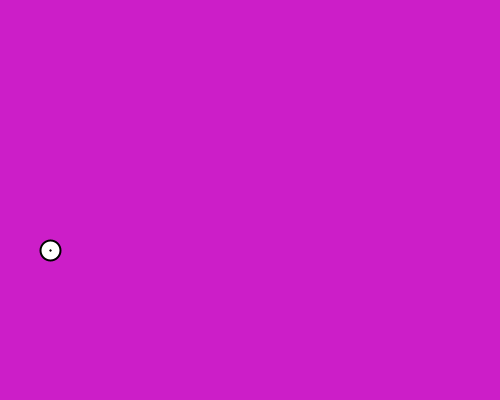
Frame 1 (no input)
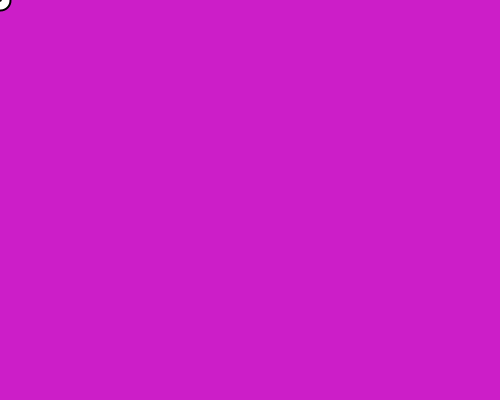
Frame 60 (the mouse pressed at the canvas centre just before this capture)
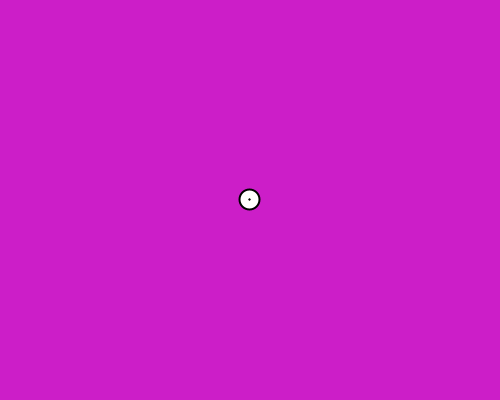
Frame 120 (the mouse held since frame 60 and released just before this capture)

The Processing sketch that drew these frames (run headless with seeded random() and noise(); from frame 60 on, the mouse is pressed at the canvas centre):

// Processing sketch: Gravity
// ── Gravity.pde
float yPos = 250;
float xPos = 50;
int grav = 1;
float ySpeed = 0;
float xSpeed = 0;
float diameter = 20;
float yTarget = mouseY;
float xTarget = mouseX;
float pValue = 0.1;
float ySpeedPrevious;
float xSpeedPrevious;
void setup()
{
  background(204, 30,200);
  size (500,400);
  circle(300,yPos,20);
  frameRate(30);
}
void draw()
{
    xTarget = mouseX;
    yTarget = mouseY;
    background(204, 30,200);
    strokeWeight(2);
    circle(xPos,yPos,diameter);
    line(xPos ,yPos, (xPos + xSpeed*5), yPos);
    line(xPos ,yPos, xPos, (yPos + ySpeed*5));
    ySpeed = (yTarget-yPos)*pValue;
    xSpeed = (xTarget-xPos)*pValue;
    yPos+=ySpeed;  
    xPos+=xSpeed;
    ySpeedPrevious = ySpeed;
    xSpeedPrevious = xSpeed;
    
}
  
